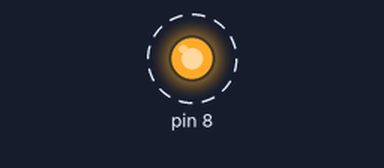
Simulated run of this sketch. Board: Arduino Uno, built with avr-gcc and run on an emulated ATmega328P. Parts: output pins drawn as LEDs (lit = HIGH). Dashed ring = blinking.

Above: at 0.2 s.
Timing chart, 0 to 3.0 s (numbered marks = the images above):
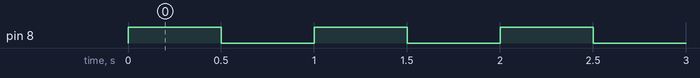

Measured:
- by itself, pin 8: alternates HIGH for 0.50 s and LOW for 0.50 s

The sketch:

sketch_mar28b.ino
```cpp
 // Blink mit direktem Portzugriff
void setup() {
  // put your setup code here, to run once:
  DDRB = B00000001; // PB0 ist ein Ausgangsport
}

void loop() {
  // put your main code here, to run repeatedly:
  PORTB = B00000001;
  delay(500);
  PORTB = B00000000;
  delay(500);
}
```
